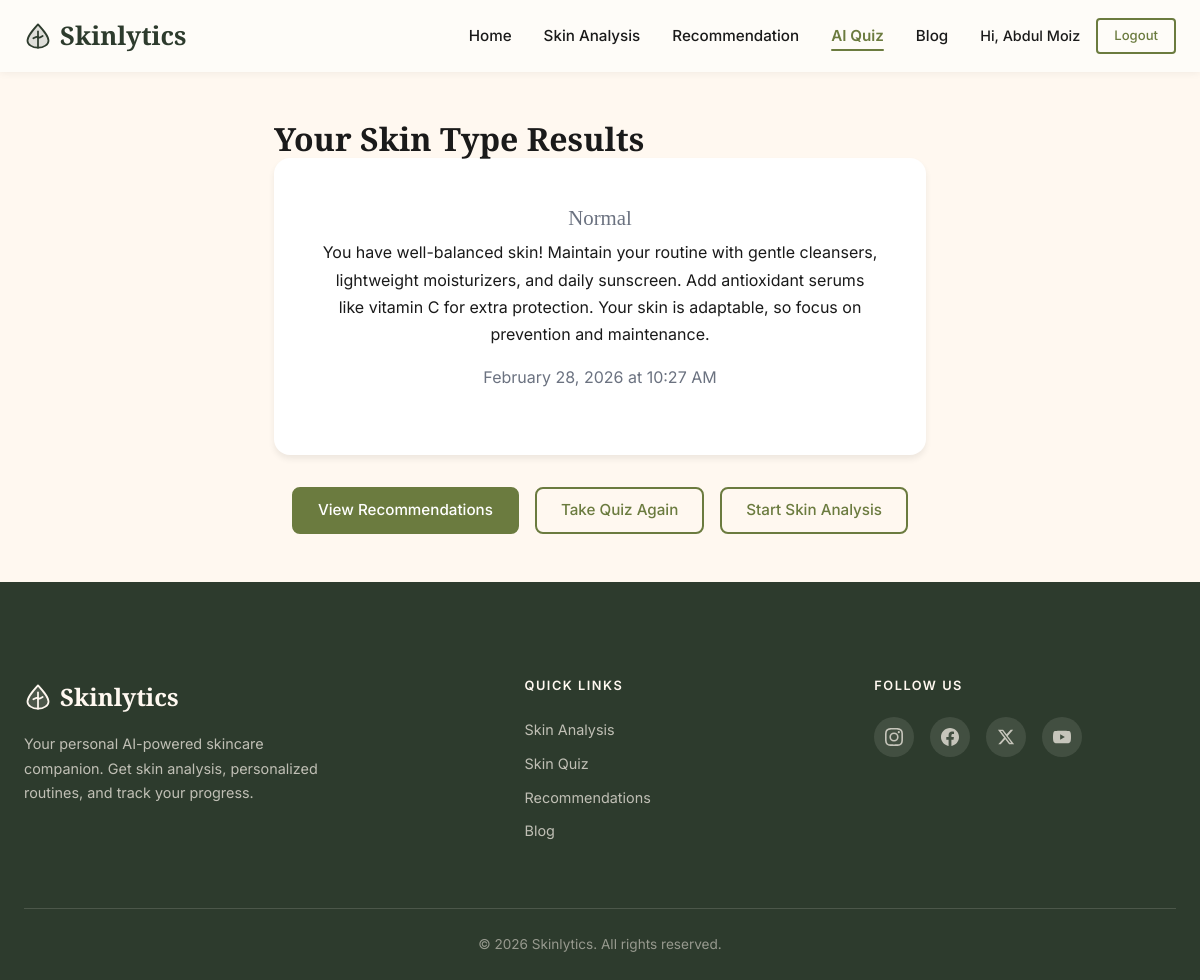
Page /quiz/result/1 (signed in) on the committed database.
### app/models.py (models this page shows, shortened)
class User(UserMixin, db.Model):
    __tablename__ = 'users'
    id = db.Column(db.Integer, primary_key=True)
    username = db.Column(db.String(80), unique=True, nullable=False)
    email = db.Column(db.String(120), unique=True, nullable=False)
    password_hash = db.Column(db.String(256), nullable=False)
    is_admin = db.Column(db.Boolean, default=False)
    created_at = db.Column(db.DateTime, default=datetime.utcnow)
    analyses = db.relationship('Analysis', backref='user', lazy=True)
    quiz_results = db.relationship('QuizResult', backref='user', lazy=True)
    blog_posts = db.relationship('BlogPost', backref='author', lazy=True)

class QuizResult(db.Model):
    __tablename__ = 'quiz_results'
    id = db.Column(db.Integer, primary_key=True)
    user_id = db.Column(db.Integer, db.ForeignKey('users.id'), nullable=False)
    skin_type_result = db.Column(db.String(50), nullable=False)
    recommendations_text = db.Column(db.Text, nullable=True)
    created_at = db.Column(db.DateTime, default=datetime.utcnow)

### app/quiz/routes.py (the view)
@bp.route('/result/<int:result_id>')
@login_required
def result(result_id):
    quiz_result = QuizResult.query.get_or_404(result_id)
    if quiz_result.user_id != current_user.id:
        flash('Access denied.', 'danger')
        return redirect(url_for('quiz.index'))
    return render_template('quiz/result.html', result=quiz_result)

### app/templates/quiz/result.html
{% extends 'base.html' %}
{% block content %}
<div class="quiz-container">
    <h1>Your Skin Type Results</h1>
    <div class="result-card">
        <h2>{{ result.skin_type_result }}</h2>
        <p>{{ result.recommendations_text }}</p>
        <p class="text-muted">{{ result.created_at.strftime('%B %d, %Y at %I:%M %p') }}</p>
    </div>
    <div class="result-actions">
        <a href="{{ url_for('recommendation.index') }}" class="btn btn-primary">View Recommendations</a>
        <a href="{{ url_for('quiz.index') }}" class="btn btn-secondary">Take Quiz Again</a>
        <a href="{{ url_for('scan.index') }}" class="btn btn-outline">Start Skin Analysis</a>
    </div>
</div>
{% endblock %}

### app/templates/base.html (shortened to what this page needs)
<!DOCTYPE html>
<html lang="en">
<head>
    <link rel="stylesheet" href="{{ url_for('static', filename='css/style.css') }}">
</head>
<body>
    <nav class="navbar">
        <div class="container">
            <a href="{{ url_for('main.home') }}" class="navbar-logo">
                Skinlytics
            </a>
            <div class="nav-menu" id="navbarMenu">
                <ul class="nav-links">
                    <li><a href="{{ url_for('main.home') }}" class="nav-link">Home</a></li>
                    {% if current_user.is_authenticated %}
                    <li><a href="{{ url_for('scan.index') }}" class="nav-link">Skin Analysis</a></li>
                    {% endif %}
                    <li><a href="{{ url_for('recommendation.index') }}" class="nav-link">Recommendation</a></li>
                    {% if current_user.is_authenticated %}
                    <li><a href="{{ url_for('quiz.index') }}" class="nav-link">AI Quiz</a></li>
                    {% endif %}
                    <li><a href="{{ url_for('blog.index') }}" class="nav-link">Blog</a></li>
                </ul>
                <div class="nav-auth">
                    {% if current_user.is_authenticated %}
                        <span class="nav-greeting">Hi, {{ current_user.username }}</span>
                        <a href="{{ url_for('auth.logout') }}" class="btn btn-outline btn-sm">Logout</a>
                    {% else %}
                        <a href="{{ url_for('auth.login') }}" class="btn btn-outline btn-sm">Login</a>
                        <a href="{{ url_for('auth.register') }}" class="btn btn-primary btn-sm">Register</a>
                    {% endif %}
                </div>
            </div>
        </div>
    </nav>
    <main class="main-content">
        {% block content %}{% endblock %}
    </main>
    <footer class="footer">
        <div class="container">
            <div class="footer-grid">
                <div class="footer-brand">
                    <a href="{{ url_for('main.home') }}" class="footer-logo">
                        Skinlytics
                    </a>
                    <p>
                        Your personal AI-powered skincare companion. Get skin analysis, personalized routines, and track your progress.
                    </p>
                </div>
                <div class="footer-col">
                    <h4 class="footer-heading">Quick Links</h4>
                    <ul class="footer-links">
                        <li><a href="{{ url_for('scan.index') }}">Skin Analysis</a></li>
                        <li><a href="{{ url_for('quiz.index') }}">Skin Quiz</a></li>
                        <li><a href="{{ url_for('recommendation.index') }}">Recommendations</a></li>
                        <li><a href="{{ url_for('blog.index') }}">Blog</a></li>
                    </ul>
                </div>
                <div class="footer-col">
                    <h4 class="footer-heading">Follow Us</h4>
                    <div class="footer-socials">
                        <a href="#" class="social-link" aria-label="Instagram">
                        </a>
                        <a href="#" class="social-link" aria-label="Facebook">
                        </a>
                        <a href="#" class="social-link" aria-label="Twitter">
                            <svg width="18" height="18" viewBox="0 0 24 24" fill="currentColor"><path d="M18.244 2.25h3.308l-7.227 8.26 8.502 11.24H16.17l-5.214-6.817L4.99 21.75H1.68l7.73-8.835L1.254 2.25H8.08l4.713 6.231zm-1.161 17.52h1.833L7.084 4.126H5.117z"/></svg>
                        </a>
                        <a href="#" class="social-link" aria-label="YouTube">
                        </a>
                    </div>
                </div>
            </div>
            <div class="footer-bottom">
                <p>&copy; 2026 Skinlytics. All rights reserved.</p>
            </div>
        </div>
    </footer>
</body>
</html>

### rows in the picture
User: username "Abdul Moiz"
QuizResult: skin_type_result "Normal", recommendations_text "You have well-balanced skin! Maintain your routine with gentle cleansers, lightweight moisturizers, and daily sunscreen. Add antioxidant serums like vitamin C for extra protection. Your skin is adaptable, so focus on prevention and maintenance.", created_at "February 28, 2026 at 10:27 AM"
